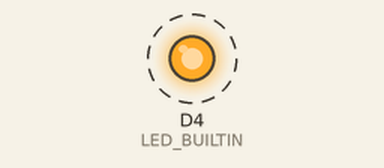
The sketch below on a simulated ESP8266 (NodeMCU). On the bench: output pins drawn as LEDs (lit = HIGH, except the on-board LED, lit = LOW). Dashed ring = blinking.

Above: at 0.1 s.
Timing chart, 0 to 3.0 s (numbered marks = the images above):
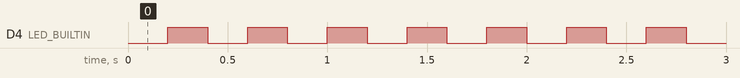

Measured:
- by itself, D4 (LED_BUILTIN): alternates HIGH for 0.20 s and LOW for 0.20 s

The sketch:

blink_test.ino
```cpp
/*
 * NodeMCU ESP8266 Blink Test (200ms interval)
 * School STEM Project - IoT Test
 */

// NodeMCU ESP8266 onboard LEDs:
// - LED_BUILTIN is GPIO2 (D4, blue LED on ESP-12 module) - Active LOW
// - D0 is GPIO16 (red/blue LED on NodeMCU development board) - Active LOW

void setup() {
  pinMode(LED_BUILTIN, OUTPUT);
  #if defined(D0)
  pinMode(D0, OUTPUT);
  #endif
}

void loop() {
  // LED ON (Active LOW on NodeMCU)
  digitalWrite(LED_BUILTIN, LOW);
  #if defined(D0)
  digitalWrite(D0, LOW);
  #endif
  delay(200);

  // LED OFF
  digitalWrite(LED_BUILTIN, HIGH);
  #if defined(D0)
  digitalWrite(D0, HIGH);
  #endif
  delay(200);
}
```
